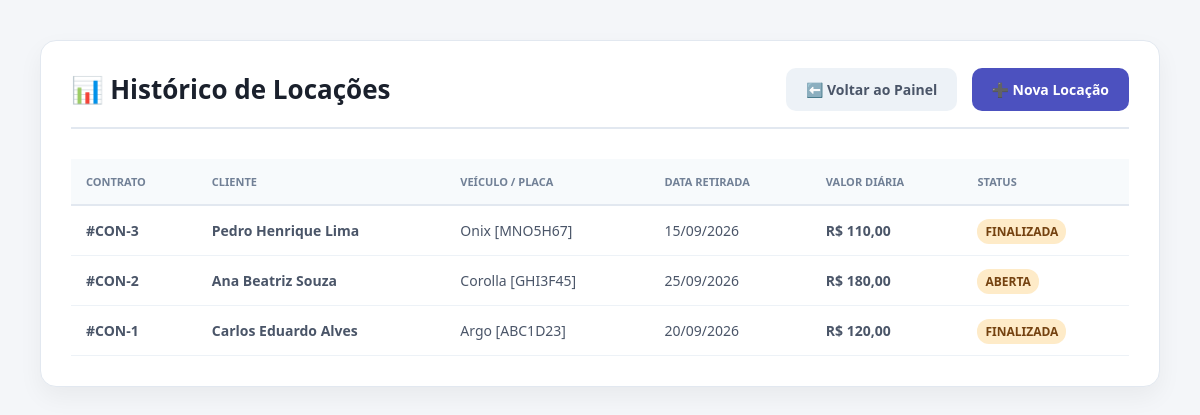
The page /biblioteca1-main/locacao/listar.php (signed in) on the database its author committed.
### tables this page shows
CREATE TABLE `locacao` (
  `id_locacao` int(11) NOT NULL AUTO_INCREMENT,
  `id_cliente` int(11) NOT NULL,
  `id_veiculo` int(11) NOT NULL,
  `id_usuario` int(11) NOT NULL,
  `data_retirada` date NOT NULL,
  `data_devolucao` date DEFAULT NULL,
  `valor_diaria` decimal(10,2) NOT NULL,
  `valor_total` decimal(10,2) DEFAULT 0.00,
  `status` varchar(20) NOT NULL DEFAULT 'aberta',
  `observacoes` text DEFAULT NULL,
  PRIMARY KEY (`id_locacao`),
  KEY `id_cliente` (`id_cliente`),
  KEY `id_veiculo` (`id_veiculo`),
  KEY `id_usuario` (`id_usuario`),
  CONSTRAINT `locacao_ibfk_1` FOREIGN KEY (`id_cliente`) REFERENCES `cliente` (`id_cliente`),
  CONSTRAINT `locacao_ibfk_2` FOREIGN KEY (`id_veiculo`) REFERENCES `veiculo` (`id_veiculo`),
  CONSTRAINT `locacao_ibfk_3` FOREIGN KEY (`id_usuario`) REFERENCES `usuario` (`id_usuario`)
);

CREATE TABLE `cliente` (
  `id_cliente` int(11) NOT NULL AUTO_INCREMENT,
  `nome` varchar(100) NOT NULL,
  `cpf` varchar(14) NOT NULL,
  `data_nascimento` date DEFAULT NULL,
  `telefone` varchar(20) DEFAULT NULL,
  `email` varchar(100) DEFAULT NULL,
  `endereco` varchar(150) DEFAULT NULL,
  `cidade` varchar(50) DEFAULT NULL,
  `estado` char(2) DEFAULT NULL,
  `cep` varchar(10) DEFAULT NULL,
  PRIMARY KEY (`id_cliente`),
  UNIQUE KEY `cpf` (`cpf`)
);

CREATE TABLE `modelo_veiculo` (
  `id_modelo` int(11) NOT NULL AUTO_INCREMENT,
  `id_marca` int(11) NOT NULL,
  `nome` varchar(100) NOT NULL,
  `descricao` text DEFAULT NULL,
  PRIMARY KEY (`id_modelo`),
  KEY `id_marca` (`id_marca`),
  CONSTRAINT `modelo_veiculo_ibfk_1` FOREIGN KEY (`id_marca`) REFERENCES `marca` (`id_marca`)
);

CREATE TABLE `veiculo` (
  `id_veiculo` int(11) NOT NULL AUTO_INCREMENT,
  `id_categoria` int(11) NOT NULL,
  `id_modelo` int(11) NOT NULL,
  `placa` varchar(10) NOT NULL,
  `chassi` varchar(17) NOT NULL,
  `ano` int(11) NOT NULL,
  `cor` varchar(30) DEFAULT NULL,
  `quilometragem` int(11) NOT NULL DEFAULT 0,
  `diaria` decimal(10,2) NOT NULL,
  `status` varchar(20) NOT NULL DEFAULT 'disponivel',
  PRIMARY KEY (`id_veiculo`),
  UNIQUE KEY `placa` (`placa`),
  UNIQUE KEY `chassi` (`chassi`),
  KEY `id_categoria` (`id_categoria`),
  KEY `id_modelo` (`id_modelo`),
  CONSTRAINT `veiculo_ibfk_1` FOREIGN KEY (`id_categoria`) REFERENCES `categoria_veiculo` (`id_categoria`),
  CONSTRAINT `veiculo_ibfk_2` FOREIGN KEY (`id_modelo`) REFERENCES `modelo_veiculo` (`id_modelo`)
);

### biblioteca1-main/locacao/listar.php (the view, shortened to what this page needs)
<?php
require_once("../conexao.php");
$conn->set_charset("utf8mb4");
$sql = "SELECT l.id_locacao, l.data_retirada, l.valor_diaria, l.valor_total, l.status,
               c.nome AS cliente, v.placa, m.nome AS modelo
        FROM locacao l
        INNER JOIN cliente c ON l.id_cliente = c.id_cliente
        INNER JOIN veiculo v ON l.id_veiculo = v.id_veiculo
        INNER JOIN modelo_veiculo m ON v.id_modelo = m.id_modelo
        ORDER BY l.id_locacao DESC";
$resultado = $conn->query($sql);
?>
<!DOCTYPE html>
<html lang="pt-br">
<head>
</head>
<body>
    <div class="container">
        <div class="header-lista">
            <h1>📊 Histórico de Locações</h1>
            <div>
                <a href="../index.php" class="btn-voltar">⬅️ Voltar ao Painel</a>
                <a href="inserir.php" class="btn-novo">➕ Nova Locação</a>
            </div>
        </div>
        <?php if ($resultado && $resultado->num_rows > 0): ?>
            <table>
                <thead>
                    <tr>
                        <th>Contrato</th>
                        <th>Cliente</th>
                        <th>Veículo / Placa</th>
                        <th>Data Retirada</th>
                        <th>Valor Diária</th>
                        <th>Status</th>
                    </tr>
                </thead>
                <tbody>
                    <?php while ($l = $resultado->fetch_assoc()): ?>
                        <tr>
                            <td><strong>#CON-<?php echo $l['id_locacao']; ?></strong></td>
                            <td><strong><?php echo htmlspecialchars($l['cliente']); ?></strong></td>
                            <td><?php echo htmlspecialchars($l['modelo'] . " [" . $l['placa'] . "]"); ?></td>
                            <td><?php echo date('d/m/Y', strtotime($l['data_retirada'])); ?></td>
                            <td><strong>R$ <?php echo number_format($l['valor_diaria'], 2, ',', '.'); ?></strong></td>
                            <td><span class="badge badge-aberta"><?php echo htmlspecialchars($l['status']); ?></span></td>
                        </tr>
                    <?php endwhile; ?>
                </tbody>
            </table>
        <?php else: ?>
            <div class="sem-dados">Nenhuma locação registrada até o momento.</div>
        <?php endif; ?>
    </div>
</body>
</html>

### biblioteca1-main/locacao/listar.php (style rules this page uses)
body { font-family: 'Segoe UI', sans-serif; background-color: #f4f6f9; margin: 0; padding: 40px; color: #2d3748; }
.container { background: white; max-width: 1100px; margin: 0 auto; padding: 30px; border-radius: 16px; box-shadow: 0 10px 25px rgba(0,0,0,0.05); border: 1px solid #e2e8f0; }
.header-lista { display: flex; justify-content: space-between; align-items: center; margin-bottom: 30px; border-bottom: 2px solid #e2e8f0; padding-bottom: 20px; }
.header-lista h1 { margin: 0; font-size: 26px; color: #1a202c; font-weight: 700; }
.btn-novo { background: #4c51bf; color: white; padding: 12px 20px; border-radius: 10px; text-decoration: none; font-weight: 600; font-size: 14px; }
.btn-voltar { background: #edf2f7; color: #4a5568; padding: 12px 20px; border-radius: 10px; text-decoration: none; font-weight: 600; font-size: 14px; margin-right: 10px; }
table { width: 100%; border-collapse: collapse; text-align: left; font-size: 14px; }
th { background-color: #f7fafc; padding: 15px; font-weight: 700; text-transform: uppercase; font-size: 11px; color: #718096; border-bottom: 2px solid #e2e8f0; }
td { padding: 15px; border-bottom: 1px solid #edf2f7; color: #4a5568; }
.badge { padding: 4px 8px; border-radius: 12px; font-size: 12px; font-weight: bold; text-transform: uppercase; }
.badge-aberta { background: #feebc8; color: #744210; }

### rows shown on the page
locacao: id_locacao "3", id_cliente.nome "Pedro Henrique Lima", modelo_veiculo.nome "Onix [MNO5H67]", data_retirada "15/09/2026", valor_diaria "110,00", status "FINALIZADA"
locacao: id_locacao "2", id_cliente.nome "Ana Beatriz Souza", modelo_veiculo.nome "Corolla [GHI3F45]", data_retirada "25/09/2026", valor_diaria "180,00", status "ABERTA"
locacao: id_locacao "1", id_cliente.nome "Carlos Eduardo Alves", modelo_veiculo.nome "Argo [ABC1D23]", data_retirada "20/09/2026", valor_diaria "120,00", status "FINALIZADA"
